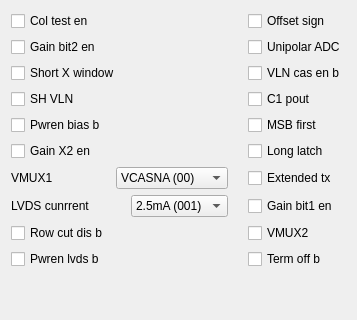
        <widget class="QWidget" name="tab_3">
         <property name="sizePolicy">
          <sizepolicy hsizetype="Preferred" vsizetype="Preferred">
           <horstretch>0</horstretch>
           <verstretch>0</verstretch>
          </sizepolicy>
         </property>
         <attribute name="title">
          <string>Конфигурация сенсора</string>
         </attribute>
         <layout class="QGridLayout" name="gridLayout_34">
          <property name="sizeConstraint">
           <enum>QLayout::SizeConstraint::SetDefaultConstraint</enum>
          </property>
          <item row="1" column="0">
           <layout class="QGridLayout" name="gridLayout_37">
            <property name="sizeConstraint">
             <enum>QLayout::SizeConstraint::SetDefaultConstraint</enum>
            </property>
            <property name="horizontalSpacing">
             <number>20</number>
            </property>
            <property name="verticalSpacing">
             <number>6</number>
            </property>
            <item row="5" column="0">
             <widget class="QCheckBox" name="checkBoxGainX2En">
              <property name="sizePolicy">
               <sizepolicy hsizetype="Preferred" vsizetype="Fixed">
                <horstretch>0</horstretch>
                <verstretch>0</verstretch>
               </sizepolicy>
              </property>
              <property name="text">
               <string>Gain X2 en</string>
              </property>
             </widget>
            </item>
            <item row="2" column="1">
             <widget class="QCheckBox" name="checkBoxVLNCasEnB">
              <property name="sizePolicy">
               <sizepolicy hsizetype="Preferred" vsizetype="Fixed">
                <horstretch>0</horstretch>
                <verstretch>0</verstretch>
               </sizepolicy>
              </property>
              <property name="text">
               <string>VLN cas en b</string>
              </property>
             </widget>
            </item>
            <item row="6" column="0">
             <layout class="QHBoxLayout" name="horizontalLayout_5">
              <item>
               <widget class="QLabel" name="label_18">
                <property name="sizePolicy">
                 <sizepolicy hsizetype="Preferred" vsizetype="Fixed">
                  <horstretch>0</horstretch>
                  <verstretch>0</verstretch>
                 </sizepolicy>
                </property>
                <property name="maximumSize">
                 <size>
                  <width>150</width>
                  <height>16777215</height>
                 </size>
                </property>
                <property name="text">
                 <string>VMUX1</string>
                </property>
               </widget>
              </item>
              <item>
               <widget class="QComboBox" name="comboBoxVMUX1">
                <property name="sizePolicy">
                 <sizepolicy hsizetype="Preferred" vsizetype="Fixed">
                  <horstretch>0</horstretch>
                  <verstretch>0</verstretch>
                 </sizepolicy>
                </property>
                <property name="minimumSize">
                 <size>
                  <width>0</width>
                  <height>0</height>
                 </size>
                </property>
                <property name="maximumSize">
                 <size>
                  <width>150</width>
                  <height>16777215</height>
                 </size>
                </property>
                <item>
                 <property name="text">
                  <string>VCASNA (00)</string>
                 </property>
                </item>
                <item>
                 <property name="text">
                  <string>VCASVLN (01)</string>
                 </property>
                </item>
                <item>
                 <property name="text">
                  <string>VCASN2 (10)</string>
                 </property>
                </item>
                <item>
                 <property name="text">
                  <string>VCASN3 (11)</string>
                 </property>
                </item>
               </widget>
              </item>
             </layout>
            </item>
            <item row="3" column="0">
             <widget class="QCheckBox" name="checkBoxSHVLN">
              <property name="sizePolicy">
               <sizepolicy hsizetype="Preferred" vsizetype="Fixed">
                <horstretch>0</horstretch>
                <verstretch>0</verstretch>
               </sizepolicy>
              </property>
              <property name="text">
               <string>SH VLN</string>
              </property>
             </widget>
            </item>
            <item row="7" column="1">
             <widget class="QCheckBox" name="checkBoxGainBit1En">
              <property name="sizePolicy">
               <sizepolicy hsizetype="Preferred" vsizetype="Fixed">
                <horstretch>0</horstretch>
                <verstretch>0</verstretch>
               </sizepolicy>
              </property>
              <property name="text">
               <string>Gain bit1 en</string>
              </property>
             </widget>
            </item>
            <item row="8" column="0">
             <widget class="QCheckBox" name="checkBoxRowCutDisB">
              <property name="sizePolicy">
               <sizepolicy hsizetype="Preferred" vsizetype="Fixed">
                <horstretch>0</horstretch>
                <verstretch>0</verstretch>
               </sizepolicy>
              </property>
              <property name="text">
               <string>Row cut dis b</string>
              </property>
             </widget>
            </item>
            <item row="4" column="0">
             <widget class="QCheckBox" name="checkBoxPwrenBiasB">
              <property name="sizePolicy">
               <sizepolicy hsizetype="Preferred" vsizetype="Fixed">
                <horstretch>0</horstretch>
                <verstretch>0</verstretch>
               </sizepolicy>
              </property>
              <property name="text">
               <string>Pwren bias b</string>
              </property>
             </widget>
            </item>
            <item row="0" column="0">
             <widget class="QCheckBox" name="checkBoxColTestEn">
              <property name="sizePolicy">
               <sizepolicy hsizetype="Preferred" vsizetype="Fixed">
                <horstretch>0</horstretch>
                <verstretch>0</verstretch>
               </sizepolicy>
              </property>
              <property name="text">
               <string>Col test en</string>
              </property>
             </widget>
            </item>
            <item row="4" column="1">
             <widget class="QCheckBox" name="checkBoxMSBFirst">
              <property name="sizePolicy">
               <sizepolicy hsizetype="Preferred" vsizetype="Fixed">
                <horstretch>0</horstretch>
                <verstretch>0</verstretch>
               </sizepolicy>
              </property>
              <property name="text">
               <string>MSB first</string>
              </property>
             </widget>
            </item>
            <item row="1" column="1">
             <widget class="QCheckBox" name="checkBoxUnipolarADC">
              <property name="sizePolicy">
               <sizepolicy hsizetype="Preferred" vsizetype="Fixed">
                <horstretch>0</horstretch>
                <verstretch>0</verstretch>
               </sizepolicy>
              </property>
              <property name="text">
               <string>Unipolar ADC</string>
              </property>
             </widget>
            </item>
            <item row="2" column="0">
             <widget class="QCheckBox" name="checkBoxShortXWindow">
              <property name="sizePolicy">
               <sizepolicy hsizetype="Preferred" vsizetype="Fixed">
                <horstretch>0</horstretch>
                <verstretch>0</verstretch>
               </sizepolicy>
              </property>
              <property name="text">
               <string>Short X window</string>
              </property>
             </widget>
            </item>
            <item row="8" column="1">
             <widget class="QCheckBox" name="checkBoxVMUX2">
              <property name="sizePolicy">
               <sizepolicy hsizetype="Preferred" vsizetype="Fixed">
                <horstretch>0</horstretch>
                <verstretch>0</verstretch>
               </sizepolicy>
              </property>
              <property name="text">
               <string>VMUX2</string>
              </property>
             </widget>
            </item>
            <item row="1" column="0">
             <widget class="QCheckBox" name="checkBoxGainBit2En">
              <property name="sizePolicy">
               <sizepolicy hsizetype="Preferred" vsizetype="Fixed">
                <horstretch>0</horstretch>
                <verstretch>0</verstretch>
               </sizepolicy>
              </property>
              <property name="text">
               <string>Gain bit2 en</string>
              </property>
             </widget>
            </item>
            <item row="6" column="1">
             <widget class="QCheckBox" name="checkBoxExtended">
              <property name="sizePolicy">
               <sizepolicy hsizetype="Preferred" vsizetype="Fixed">
                <horstretch>0</horstretch>
                <verstretch>0</verstretch>
               </sizepolicy>
              </property>
              <property name="text">
               <string>Extended tx</string>
              </property>
             </widget>
            </item>
            <item row="9" column="0">
             <widget class="QCheckBox" name="checkBoxPwrenLvdsB">
              <property name="sizePolicy">
               <sizepolicy hsizetype="Preferred" vsizetype="Fixed">
                <horstretch>0</horstretch>
                <verstretch>0</verstretch>
               </sizepolicy>
              </property>
              <property name="text">
               <string>Pwren lvds b</string>
              </property>
             </widget>
            </item>
            <item row="0" column="1">
             <widget class="QCheckBox" name="checkBoxOffsetSign">
              <property name="sizePolicy">
               <sizepolicy hsizetype="Preferred" vsizetype="Fixed">
                <horstretch>0</horstretch>
                <verstretch>0</verstretch>
               </sizepolicy>
              </property>
              <property name="text">
               <string>Offset sign</string>
              </property>
             </widget>
            </item>
            <item row="7" column="0">
             <layout class="QHBoxLayout" name="horizontalLayout_6">
              <item>
               <widget class="QLabel" name="label_29">
                <property name="sizePolicy">
                 <sizepolicy hsizetype="Preferred" vsizetype="Preferred">
                  <horstretch>0</horstretch>
                  <verstretch>0</verstretch>
                 </sizepolicy>
                </property>
                <property name="minimumSize">
                 <size>
                  <width>120</width>
                  <height>0</height>
                 </size>
                </property>
                <property name="maximumSize">
                 <size>
                  <width>150</width>
                  <height>16777215</height>
                 </size>
                </property>
                <property name="text">
                 <string>LVDS cunrrent</string>
                </property>
               </widget>
              </item>
              <item>
               <widget class="QComboBox" name="comboBoxLVDSCurrent">
                <property name="sizePolicy">
                 <sizepolicy hsizetype="Preferred" vsizetype="Fixed">
                  <horstretch>0</horstretch>
                  <verstretch>0</verstretch>
                 </sizepolicy>
                </property>
                <property name="minimumSize">
                 <size>
                  <width>0</width>
                  <height>0</height>
                 </size>
                </property>
                <property name="maximumSize">
                 <size>
                  <width>150</width>
                  <height>16777215</height>
                 </size>
                </property>
                <item>
                 <property name="text">
                  <string>2.5mA (001)</string>
                 </property>
                </item>
                <item>
                 <property name="text">
                  <string>3.5mA (000)</string>
                 </property>
                </item>
                <item>
                 <property name="text">
                  <string>4.5mA (010)</string>
                 </property>
                </item>
                <item>
                 <property name="text">
                  <string>6mA (110)</string>
                 </property>
                </item>
               </widget>
              </item>
             </layout>
            </item>
            <item row="5" column="1">
             <widget class="QCheckBox" name="checkBoxLongLatch">
              <property name="sizePolicy">
               <sizepolicy hsizetype="Preferred" vsizetype="Fixed">
                <horstretch>0</horstretch>
                <verstretch>0</verstretch>
               </sizepolicy>
              </property>
              <property name="text">
               <string>Long latch</string>
              </property>
             </widget>
            </item>
            <item row="3" column="1">
             <widget class="QCheckBox" name="checkBoxC1Pout">
              <property name="sizePolicy">
               <sizepolicy hsizetype="Preferred" vsizetype="Fixed">
                <horstretch>0</horstretch>
                <verstretch>0</verstretch>
               </sizepolicy>
              </property>
              <property name="text">
               <string>C1 pout</string>
              </property>
             </widget>
            </item>
            <item row="9" column="1">
             <widget class="QCheckBox" name="checkBoxTetmOffB">
              <property name="sizePolicy">
               <sizepolicy hsizetype="Preferred" vsizetype="Fixed">
                <horstretch>0</horstretch>
                <verstretch>0</verstretch>
               </sizepolicy>
              </property>
              <property name="text">
               <string>Term off b</string>
              </property>
             </widget>
            </item>
           </layout>
          </item>
          <item row="2" column="0">
           <spacer name="verticalSpacer_5">
            <property name="orientation">
             <enum>Qt::Orientation::Vertical</enum>
            </property>
            <property name="sizeHint" stdset="0">
             <size>
              <width>20</width>
              <height>40</height>
             </size>
            </property>
           </spacer>
          </item>
         </layout>
        </widget>
